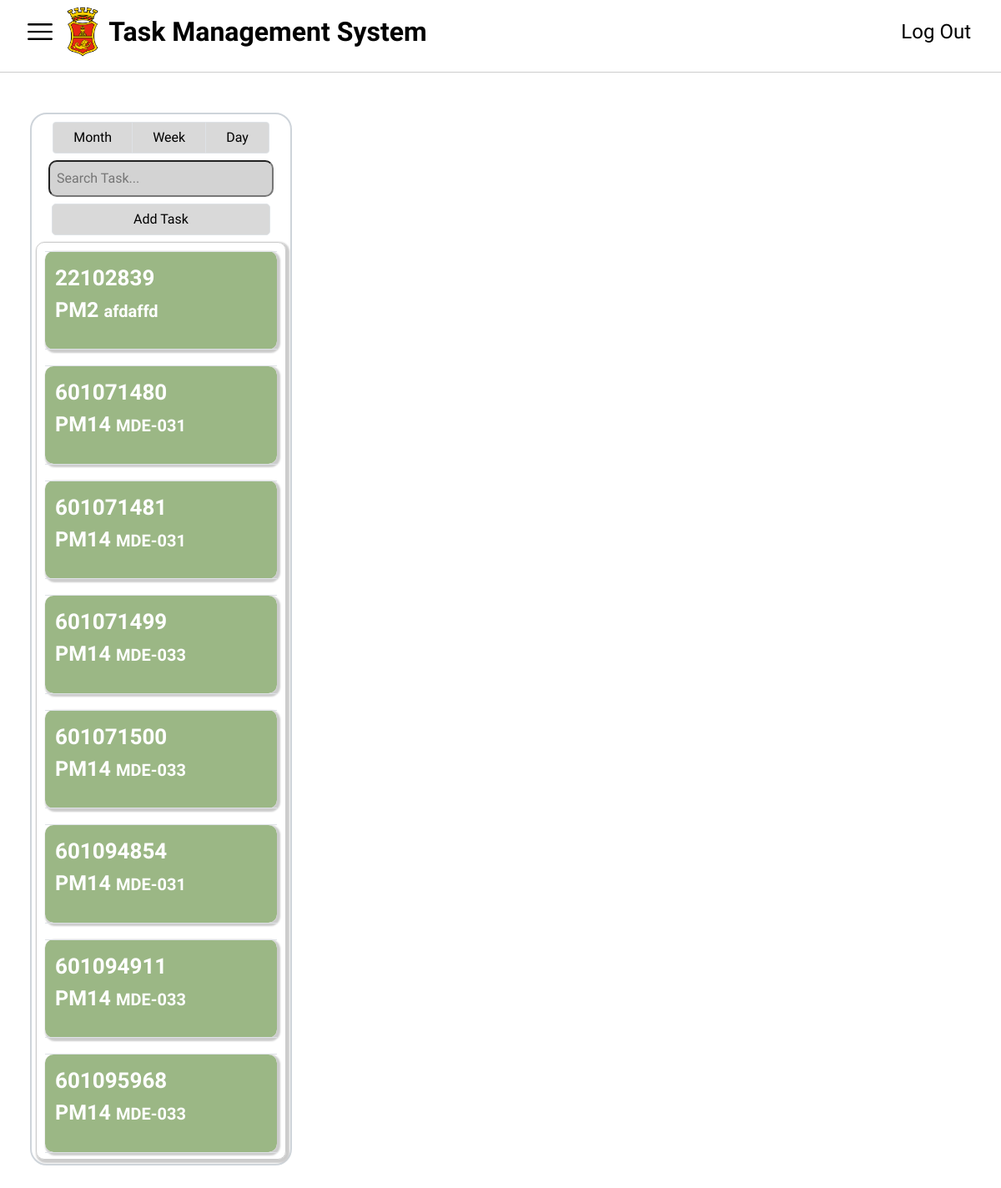
/schedule.php, run on an earlier commit of the app's database.
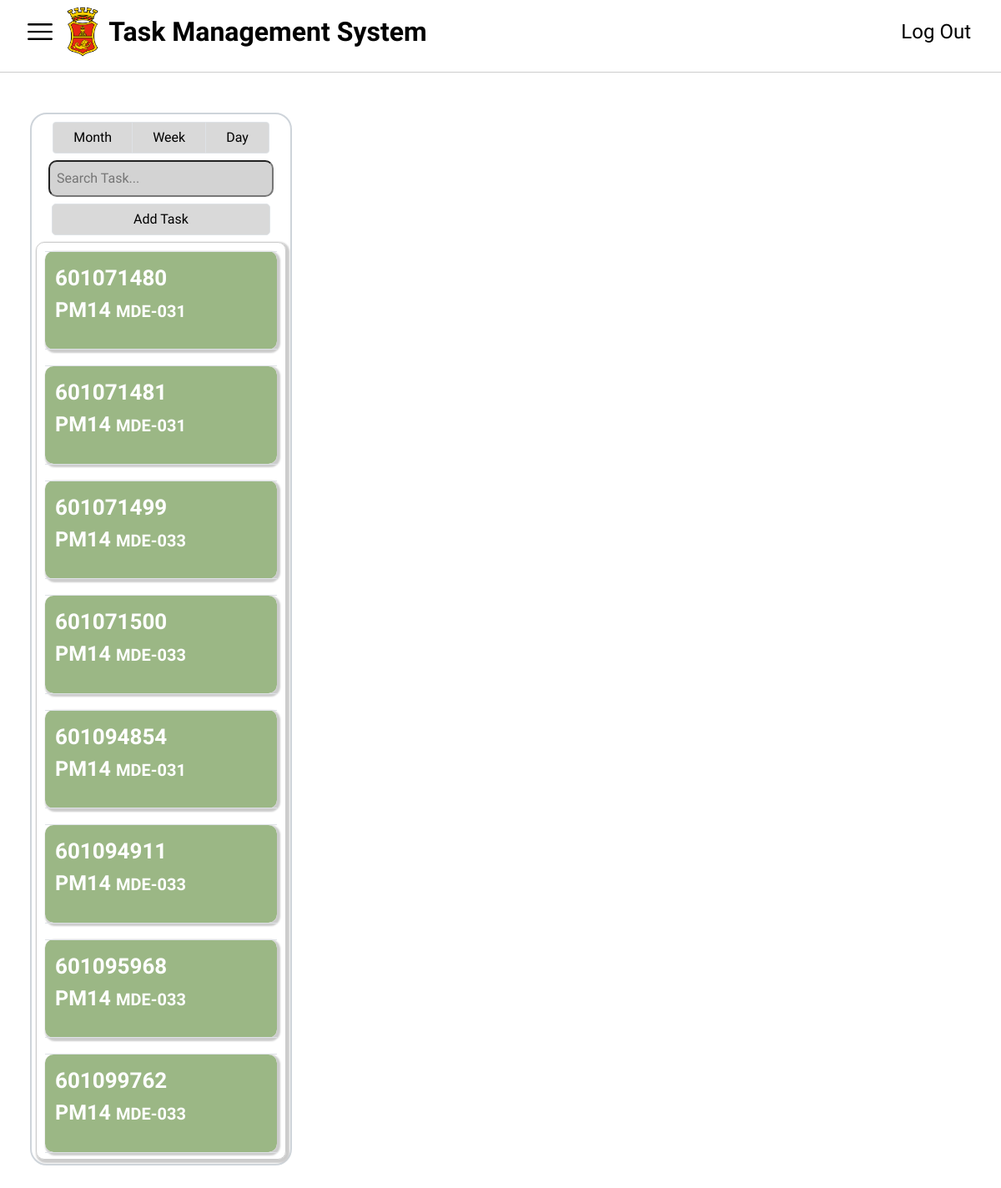
And on a later commit of the database.
### tables this page shows
CREATE TABLE `tasks` (
  `taskID` int(11) NOT NULL,
  `startDate` date DEFAULT NULL,
  `orderType` varchar(255) DEFAULT NULL,
  `orderDescription` varchar(255) DEFAULT NULL,
  `maintenance_plan` varchar(255) DEFAULT NULL,
  `mpDescription` varchar(255) DEFAULT NULL,
  `mainWorkCtr` varchar(255) DEFAULT NULL,
  `systemStatus` varchar(255) DEFAULT NULL,
  `ssDescription` varchar(255) DEFAULT NULL,
  `plannerGroup` varchar(255) DEFAULT NULL,
  `costCenter` varchar(255) DEFAULT NULL,
  `equipmentID` int(11) DEFAULT NULL,
  `taskStatus` enum('Pending','Completed') NOT NULL DEFAULT 'Pending',
  `urgency` enum('Low','Medium','High') NOT NULL DEFAULT 'Low'
);

### schedule.php (the view, shortened to what this page needs)
<!DOCTYPE html>
<html lang="en">
<head>
<?php
    include('addData.php');
    include('header.php');
  ?>
</head>
<body>
    <nav class="navbar navbar-expand-lg bg-body-tertiary">
        <div class="container-fluid" id="side-menu">
            <img src="images/menu-bar.png" data-bs-toggle="offcanvas" href="#offcanvasExample" aria-controls="offcanvasExample" id="burger">
            <div class="collapse navbar-collapse" id="navbarNav">
                <img src="images/San_Miguel_Corporation_logo.webp" id="navlogo"><br>
                <a class="navbar-brand" id="tms" href="dashboard.php">Task Management System</a>
                <ul class="navbar-nav ms-auto">
                    <li class="nav-item">
                        <a class="nav-link" href="index.php" id="logout">Log Out</a>
                    </li>
                </ul>
            </div>
        </div>
    </nav>
    <div class="header-divider mb-5"></div>
    <div class="row" id="wrap">
        <div class="col-3  ms-5 my-0" id = "leftCal">
          <div class="btn-group my-1">
                  <button type="button" class="btn px-4 border border-secondary-subtle" id="btnMonth" >Month</button>
                  <button type="button" class="btn px-4 border border-secondary-subtle" id="btnWeek" >Week</button>
                  <button type="button" class="btn px-4 border border-secondary-subtle" id="btnDay">Day</button>
          </div>
            <input type="text" class="search-bar mx-1 mt-1" style="width: 270px;" placeholder="Search Task...">
          <button type="button" class="btn my-2 border border-secondary-subtle" data-bs-toggle="modal" data-bs-target="#exampleModal" id="addtaskSched"> Add Task </button>
          <div id="notiflistCalc2">
          <table class="table">
          <?php
$sql_tasks = "SELECT * FROM tasks";
$result_tasks = $conn->query($sql_tasks);
if ($result_tasks) {
    while ($row = mysqli_fetch_assoc($result_tasks)) {
        $urgencyClass = '';
        if ($row['urgency'] === 'Low') {
            $urgencyClass = 'low-urgency';
        } elseif ($row['urgency'] === 'Medium') {
            $urgencyClass = 'medium-urgency';
        } elseif ($row['urgency'] === 'High') {
            $urgencyClass = 'high-urgency';
        } else {
            $urgencyClass = 'default-urgency';
        }
        echo '<tr onclick="fillModal(' . $row['taskID'] . ', \'' .
            (isset($row['orderType']) ? htmlspecialchars($row['orderType']) : '') . '\', \'' .
            (isset($row['mainWorkCtr']) ? htmlspecialchars($row['mainWorkCtr']) : '') . '\', \'' .
            (isset($row['orderDescription']) ? htmlspecialchars($row['orderDescription']) : '') . '\', \'' .
            (isset($row['maintenance_plan']) ? htmlspecialchars($row['maintenance_plan']) : '') . '\', \'' .
            (isset($row['mpDescription']) ? htmlspecialchars($row['mpDescription']) : '') . '\', \'' .
            (isset($row['systemStatus']) ? htmlspecialchars($row['systemStatus']) : '') . '\', \'' .
            (isset($row['ssDescription']) ? htmlspecialchars($row['ssDescription']) : '') . '\', \'' .
            (isset($row['plannerGroup']) ? htmlspecialchars($row['plannerGroup']) : '') . '\', \'' .
            (isset($row['costCenter']) ? htmlspecialchars($row['costCenter']) : '') . '\', \'' .
            (isset($row['equipmentID']) ? htmlspecialchars($row['equipmentID']) : '') . '\', \'' .
            (isset($row['taskStatus']) ? htmlspecialchars($row['taskStatus']) : '') . '\')"
            data-bs-toggle="modal" data-bs-target="#updateTaskModal" class="' . $urgencyClass . '">';
        echo '<td>';
        echo '<p class="taskid">' . htmlspecialchars($row['taskID']) . '</p>';
        echo '<p class="order-type">' . htmlspecialchars($row['orderType']) . ' <span class="main-work-ctr">' . htmlspecialchars($row['mainWorkCtr']) . '</span></p>';
        echo '</td>';
        echo '</tr>';
        echo '<tr style="height: 20px;"></tr>';
    }
} else {
    echo '<tr><td colspan="2">No tasks found.</td></tr>';
}
?>
            </table>
          </div>
      </div>
        <div class="col-9">
        <div id='calendar-container' class="mx-0 pe-0">
            <div id='calendar' class=""></div>
        </div>
        </div>
    </div>
</body>
</html>

What changed in the data, as far as the page shows it:
removed tasks: taskID "22102839", orderType "PM2", mainWorkCtr "afdaffd"
now on this page (row edited): tasks: taskID "601099762", orderType "PM14", mainWorkCtr "MDE-033"
